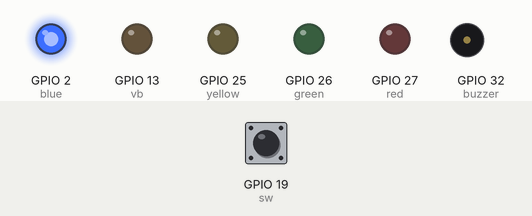
This sketch was run on a simulated ESP32. On the bench: output pins drawn as LEDs (lit = HIGH), buzzer (waves = sounding, pin HIGH). Dashed ring = blinking. The inputs (shaded band) are chosen by the test bench; at power-on: GPIO 19 (sw) HIGH. WiFi joins after 1.5 s; servers stay silent unless stated; the Firebase database answers and starts empty; what the sketch prints to the serial monitor is not drawn.

Above: at 2.8 s.
2.9 s: GPIO 19 (sw) pulled LOW for 1 s
At 4.35 s:
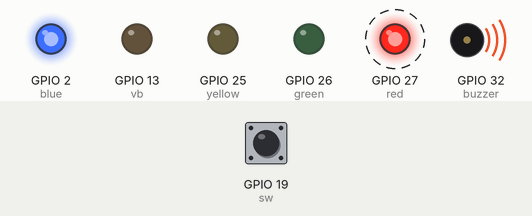
6.4 s: GPIO 19 (sw) pulled LOW for 3.2 s
11.1 s: GPIO 19 (sw) pulled LOW for 0.15 s
At 11.6 s:
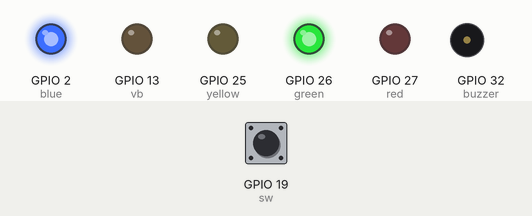
12.7 s: GPIO 19 (sw) pulsed LOW 5 times (0.12 s each, 0.3 s apart)
At 14.0 s:
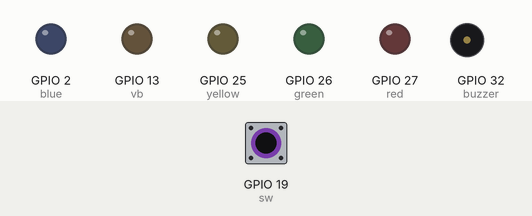
15.7 s: GPIO 19 (sw) pulled LOW for 1 s
At 17.15 s:
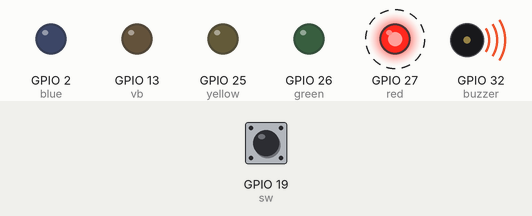
19.2 s: GPIO 19 (sw) pulled LOW for 3.2 s
Timing chart, 0 to 24.9 s (numbered marks = the images above; inputs shaded):
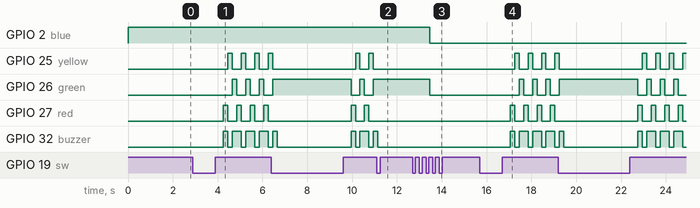

Measured:
- after the input at 2.9 s, GPIO 25 (yellow): alternates HIGH for 0.20 s and LOW for 0.40 s, starting after 1.6 s; GPIO 26 (green): alternates HIGH for 0.20 s and LOW for 0.40 s, starting after 1.8 s
- after the input at 11.1 s, GPIO 25 (yellow), GPIO 27 (red): stops changing and stays LOW; GPIO 26 (green): stops changing and stays HIGH
- after the input at 12.7 s, GPIO 2 (blue), GPIO 26 (green): HIGH → LOW after 0.77 s
- after the input at 15.7 s, GPIO 25 (yellow): alternates HIGH for 0.20 s and LOW for 0.40 s, starting after 1.6 s; GPIO 26 (green): alternates HIGH for 0.20 s and LOW for 0.40 s, starting after 1.8 s

The sketch:

savedfor20.ino
```cpp
#include <WiFi.h>
#include <Firebase_ESP_Client.h>
#include "addons/TokenHelper.h"
#include "addons/RTDBHelper.h"

// Define Firebase API details
#define WIFI_SSID "Airtel_Abhi kumar"
#define WIFI_PASSWORD "Abhi@2019"
#define API_KEY "AIzaSyBng7P4KNttbe6znCyJi66_mxc3NkLBpIs"
#define DATABASE_URL "https://deafiatorsih-default-rtdb.firebaseio.com/"

// Firebase objects
FirebaseData fbdo;
FirebaseAuth auth;
FirebaseConfig config;

bool signupSuccess = false; // Track Firebase sign-in status

// GPIO Pin Definitions
#define sw 19 // Push button connected to pin 33
#define red 27 // Red LED
#define green 26 // Green LED
#define blue 2 // Blue LED
#define yellow 25 // Yellow LED
#define buzzer 32  // Buzzer
#define vb 13  // Buzzer

// Variables for button debounce and state tracking
int lastButtonState = HIGH;
unsigned long lastDebounceTime = 0;
unsigned long debounceDelay = 50;
bool buttonState = HIGH;
byte tapCounter;
int timediff;
bool flag1, flag2;
long double presstime, releasetime;
bool buzzerActive = false; // Flag to track if buzzer is active
bool redState = false;
bool greenState = false;
bool blueState = false;
bool yellowState = false;
bool vbState = false;

// Timing variables
unsigned long previousMillis = 0; // Store last time data was fetched
const long interval = 2000; // Interval to fetch data (2 seconds)

void setup() {
  // Initialize Serial Monitor
  Serial.begin(115200);

  // Configure GPIO pins
  pinMode(sw, INPUT_PULLUP);
  pinMode(red, OUTPUT); digitalWrite(red, LOW);
  pinMode(green, OUTPUT); digitalWrite(green, LOW);
  pinMode(blue, OUTPUT); digitalWrite(blue, HIGH);
  pinMode(yellow, OUTPUT); digitalWrite(yellow, LOW);
  pinMode(buzzer, OUTPUT); digitalWrite(buzzer, LOW); // Initialize buzzer pin
  pinMode(vb, OUTPUT); digitalWrite(vb, LOW);

  // Connect to Wi-Fi
  WiFi.begin(WIFI_SSID, WIFI_PASSWORD);
  Serial.print("Connecting to Wi-Fi");
  while (WiFi.status() != WL_CONNECTED) {
    Serial.print(".");
    delay(200);
  }
  Serial.println();
  Serial.print("Connected to Wi-Fi, IP: ");
  Serial.println(WiFi.localIP());

  // Set Firebase project details
  config.api_key = API_KEY;
  config.database_url = DATABASE_URL;

  // Assign the token status callback
  config.token_status_callback = tokenStatusCallback;

  // Begin Firebase and sign up anonymously
  if (Firebase.signUp(&config, &auth, "", "")) {
    Serial.println("Firebase Sign-Up Success");
    signupSuccess = true;
  } else {
    Serial.printf("Firebase Sign-Up Failed: %s\n", config.signer.signupError.message.c_str());
  }

  // Initialize Firebase
  Firebase.begin(&config, &auth);
  Firebase.reconnectWiFi(true);
}

void loop() {
  // Fetch Firebase data every 2 seconds
  unsigned long currentMillis = millis();
  if (currentMillis - previousMillis >= interval) {
    previousMillis = currentMillis;
    fetchFirebaseData("/devices");
  }

  // Read the button state
  int reading = digitalRead(sw);

  if (reading != lastButtonState) {
    lastDebounceTime = millis(); // Reset the debouncing timer
  }

  if ((millis() - lastDebounceTime) > debounceDelay) {
    if (reading != buttonState) {
      buttonState = reading;
    }
  }

  // Check button press and release logic
  if (buttonState == 0 && flag2 == 0) {
    presstime = millis(); // Save press time
    flag1 = 0;
    flag2 = 1;
    tapCounter++; // Increment tap counter
  }

  if (buttonState == 1 && flag1 == 0) {
    releasetime = millis(); // Save release time
    flag1 = 1;
    flag2 = 0;
    timediff = releasetime - presstime; // Calculate time difference
  }

  // Detect and handle tap events
  if ((millis() - presstime) > 400 && buttonState == 1) {
    if (tapCounter == 1) {
      if (timediff >= 400) {
        Serial.println("Hold : Emergency");
        updateFirebase("/devices/ankur/emergency", true);
        hold();
      } else {
        Serial.println("Single Tap");
        // singleTap();
        updateFirebase("/devices/ankur/clicked", true);
      }
    } else if (tapCounter == 2) {
      if (timediff >= 400) {
        Serial.println("Single Tap and Hold : Device is in Reset Mode");
        tapAndHold();
      } else {
        Serial.println("Double Tap");
        // doubleTap();
        updateFirebase("/devices/jayam/clicked", true);
      }
    } else if (tapCounter == 3) {
      Serial.println("Triple Tap");
      // tripleTap();
      updateFirebase("/devices/rg/clicked", true);
    } else if (tapCounter == 4) {
      Serial.println("Four Tap");
      updateFirebase("/devices/id/clicked", true);
      fourTap();
    }
    tapCounter = 0;
  }

  lastButtonState = reading;
}

// Function to update Firebase and then fetch data
void updateFirebase(const String &path, bool newValue) {
  if (Firebase.ready() && signupSuccess) {
    if (Firebase.RTDB.setBool(&fbdo, path, newValue)) {
      Serial.printf("Firebase Update Success: %s = %s\n", path.c_str(), newValue ? "true" : "false");

      // Fetch the updated data from Firebase after the update
      fetchFirebaseData("/devices");
    } else {
      Serial.printf("Firebase Update Failed: %s\n", fbdo.errorReason().c_str());
    }
  }
}

// Function to read data from Firebase
void fetchFirebaseData(const String &path) {
  if (Firebase.ready() && signupSuccess) {
    if (Firebase.RTDB.get(&fbdo, path)) {
      Serial.printf("Firebase Read Success: %s\n", path.c_str());

      // Process the specific data under "/devices"
      if (fbdo.dataType() == "json") {
        FirebaseJson &json = fbdo.jsonObject();
        FirebaseJsonData jsonData;

        // Check if "ankur/clicked" exists and update LED state
        if (json.get(jsonData, "ankur/clicked")) {
          bool ankurClicked = jsonData.boolValue;
          Serial.printf("ankur/clicked: %s\n", ankurClicked ? "true" : "false");
          if (ankurClicked != redState) { // Update red LED only if state changed
            redState = ankurClicked;
            digitalWrite(red, redState ? HIGH : LOW);
          }
        }

        // Check if "jayam/clicked" exists and update LED state
        if (json.get(jsonData, "jayam/clicked")) {
          bool jayamClicked = jsonData.boolValue;
          Serial.printf("jayam/clicked: %s\n", jayamClicked ? "true" : "false");
          if (jayamClicked != greenState) { // Update green LED only if state changed
            greenState = jayamClicked;
            digitalWrite(green, greenState ? HIGH : LOW);
          }
        }

        // Check if "rg/clicked" exists and update LED state
        if (json.get(jsonData, "rg/clicked")) {
          bool rgClicked = jsonData.boolValue;
          Serial.printf("rg/clicked: %s\n", rgClicked ? "true" : "false");
          if (rgClicked != blueState) { // Update blue LED only if state changed
            blueState = rgClicked;
            digitalWrite(yellow, rgClicked ? HIGH : LOW); // Turn on/off yellow LED
            // digitalWrite(green, rgClicked ? HIGH : LOW); // Turn on/off green LED
          }
        }

        // Check if "id/clicked" exists and update LED state
        if (json.get(jsonData, "id/clicked")) {
          bool idClicked = jsonData.boolValue;
          Serial.printf("id/clicked: %s\n", idClicked ? "true" : "false");
          if (idClicked != yellowState) { // Update yellow LED only if state changed
            yellowState = idClicked;
            digitalWrite(yellow, yellowState ? HIGH : LOW);
            // if (yellowState) {
            //   blinkYellowLed(); // Call blink function if yellow LED should be on
            // }
          }
        }

       if (json.get(jsonData, "dinner/clicked")) {
          bool dinnerClicked = jsonData.boolValue;
          Serial.printf("dinner/clicked: %s\n", dinnerClicked ? "true" : "false");
          if (dinnerClicked != vbState) { // Update yellow LED only if state changed
            vbState = dinnerClicked;
            // digitalWrite(yellow, yellowState ? HIGH : LOW);
            if (vbState) {
              vibration(); // Call blink function if yellow LED should be on
            }
          }
        }
      }
    } else {
      Serial.printf("Firebase Read Failed: %s\n", fbdo.errorReason().c_str());
    }
  }
}

// Function for vibration
void vibration() {
  for (int i = 0; i < 10; i++) { // vibrate 10 times
    digitalWrite(vb, HIGH);
    delay(200);
    digitalWrite(vb, LOW);
    delay(200);
    digitalWrite(vb, HIGH);
    delay(200);
    digitalWrite(vb, LOW);

    delay(500);
  }
}

// Functions for LED control based on different tap events
// void singleTap() {
//   digitalWrite(red, HIGH);
//   digitalWrite(green, LOW);
//   digitalWrite(blue, LOW);
//   digitalWrite(yellow, LOW);
// }

// void doubleTap() {
//   digitalWrite(red, LOW);
//   digitalWrite(green, HIGH);
//   digitalWrite(blue, LOW);
//   digitalWrite(yellow, LOW);
// }

// void tripleTap() {
//   digitalWrite(red, LOW);
//   digitalWrite(green, LOW);
//   digitalWrite(blue, HIGH);
//   digitalWrite(yellow, LOW);
// }

void fourTap() {
  digitalWrite(red, LOW);
  digitalWrite(green, LOW);
  digitalWrite(blue, HIGH);
  digitalWrite(yellow, LOW);
}

void hold() {
  redState = true;
  yellowState = true;
  greenState = true;
  buzzerActive = true; // Set buzzer flag to true
  while (buzzerActive) {
    digitalWrite(buzzer, HIGH); // Turn on buzzer
    digitalWrite(red, HIGH);
    digitalWrite(yellow, LOW);
    digitalWrite(green, LOW);
    delay(200); // Wait for 200 ms
    digitalWrite(buzzer, LOW); // Turn off buzzer
    digitalWrite(red, LOW);
    digitalWrite(yellow, HIGH);
    digitalWrite(green, LOW);
    delay(200);
    digitalWrite(buzzer, HIGH); // Turn on buzzer
    digitalWrite(red, LOW);
    digitalWrite(yellow, LOW);
    digitalWrite(green, HIGH);
    delay(200);
    digitalWrite(buzzer, LOW); // Wait for 200 ms
    if (digitalRead(sw) == 0) { // Check if the button is pressed again
      buzzerActive = false; // Stop the buzzer if button is pressed
    }
  }
}

void tapAndHold() {
  nolight();
  digitalWrite(green, LOW);
  digitalWrite(blue, LOW);
}

void nolight() {
  digitalWrite(red, LOW);
  digitalWrite(green, LOW);
  digitalWrite(blue, LOW);
}
```
